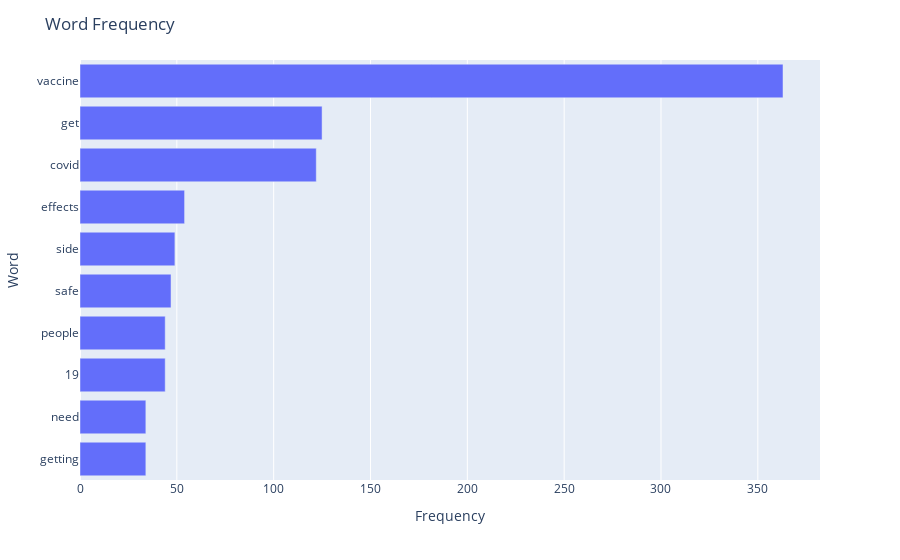

Notebook cell for this chart:
### Code cell
import plotly.express as px

fig = px.bar(y=fdist.index, x=fdist.values)

# sort values
fig.update_layout(barmode='stack', yaxis={'categoryorder':'total ascending'})
fig.update_layout(
    xaxis_title="Frequency",
    yaxis_title="Word",
    title="Word Frequency"
)

# show plot
fig.show()

### Figure 1 — Plotly figure (JSON) as saved in the notebook; plotly's stock layout.template omitted (floating-point values rounded to 4 significant figures)
{"data": [{"alignmentgroup": "True", "hovertemplate": "x=%{x}<br>y=%{y}<extra></extra>", "legendgroup": "", "marker": {"color": "#636efa", "pattern": {"shape": ""}}, "name": "", "offsetgroup": "", "orientation": "h", "showlegend": false, "textposition": "auto", "type": "bar", "x": [363, 125, 122, 54, 49, 47, 44, 44, 34, 34], "xaxis": "x", "y": ["vaccine", "get", "covid", "effects", "side", "safe", "19", "people", "getting", "need"], "yaxis": "y"}], "layout": {"barmode": "stack", "legend": {"tracegroupgap": 0}, "margin": {"t": 60}, "title": {"text": "Word Frequency"}, "xaxis": {"anchor": "y", "domain": [0, 1], "title": {"text": "Frequency"}}, "yaxis": {"anchor": "x", "categoryorder": "total ascending", "domain": [0, 1], "title": {"text": "Word"}}}}
